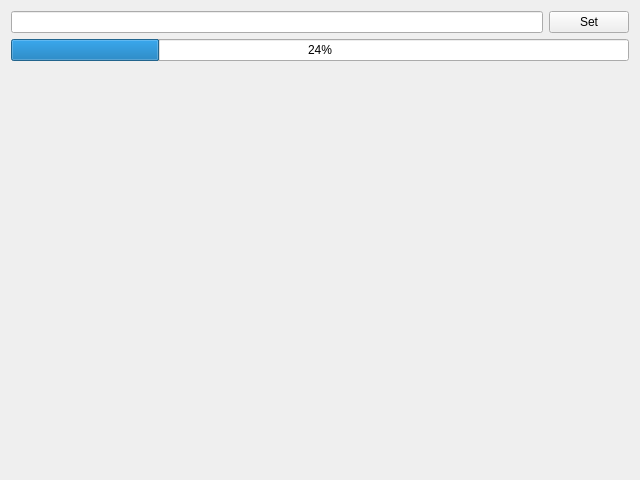
<?xml version="1.0" encoding="UTF-8"?>
<ui version="4.0">
 <class>Form</class>
 <widget class="QWidget" name="Form">
  <property name="geometry">
   <rect>
    <x>0</x>
    <y>0</y>
    <width>640</width>
    <height>480</height>
   </rect>
  </property>
  <property name="windowTitle">
   <string>Form</string>
  </property>
  <layout class="QVBoxLayout" name="verticalLayout">
   <item>
    <layout class="QHBoxLayout" name="horizontalLayout">
     <item>
      <widget class="QLineEdit" name="editDuration">
       <property name="toolTip">
        <string>Duration</string>
       </property>
       <property name="whatsThis">
        <string>Duration</string>
       </property>
      </widget>
     </item>
     <item>
      <widget class="QPushButton" name="btnDuration">
       <property name="text">
        <string>Set</string>
       </property>
      </widget>
     </item>
    </layout>
   </item>
   <item>
    <widget class="QProgressBar" name="progressBar">
     <property name="value">
      <number>24</number>
     </property>
    </widget>
   </item>
   <item>
    <spacer name="verticalSpacer">
     <property name="orientation">
      <enum>Qt::Vertical</enum>
     </property>
     <property name="sizeHint" stdset="0">
      <size>
       <width>20</width>
       <height>40</height>
      </size>
     </property>
    </spacer>
   </item>
   <item>
    <layout class="QGridLayout" name="lblGrid"/>
   </item>
   <item>
    <layout class="QGridLayout" name="btnGrid"/>
   </item>
  </layout>
 </widget>
 <resources/>
 <connections/>
</ui>
